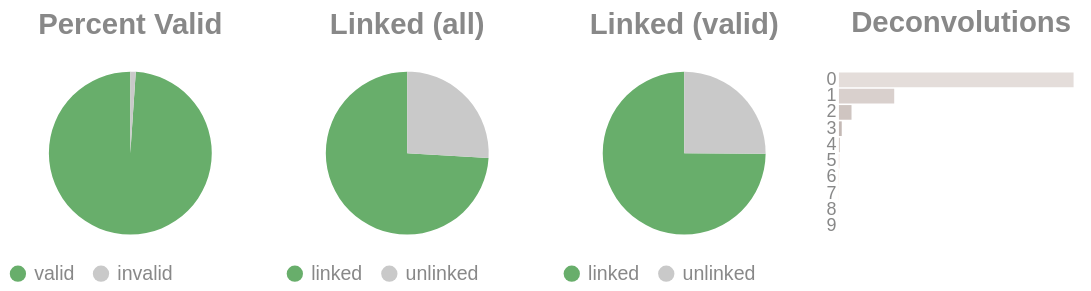

Source (notebook cell):
### Code cell
if SKIPLR:
    pass
else:
    clash = Counter()
    for i in valids['molecule'].to_list():
        _mol = i.split("-")
        if len(_mol) == 1:
            clash.update('0')
        else:
            clash.update(_mol[-1])

    _d = {"deconvolutions": [], 'count': []}
    for k,v in clash.items():
        _d['deconvolutions'].append(k)
        _d['count'].append(v)

    tot_valid = valids['reads'].sum()
    mask = valids['reads'] >= 2
    n_linked_reads = valids.filter(mask)['reads'].sum()
    if n_linked_reads == 0:
        print_html("No linked molecules (>=2 reads) were detected; skipping linked-only distributions.")
        SKIPLR = True
    else:
        perc_valid = round(tot_valid / n_reads, 4)
        linked_perc_abs = round(n_linked_reads / n_reads, 4)
        linked_perc = round(n_linked_reads / tot_valid, 4)

    _valid = pl.DataFrame({"valids": ['valid', 'invalid'], "count": [tot_valid, n_reads - tot_valid]})
    _linked_abs = pl.DataFrame({"linked (absolute)": ['linked', 'unlinked'], "count": [n_linked_reads, n_reads - n_linked_reads]})
    _linked_rel = pl.DataFrame({"linked (valids)": ['linked', 'unlinked'], "count": [n_linked_reads, tot_valid - n_linked_reads]})

    (
        alt.hconcat(
            piechart(_valid, goodval = 'valid', title = "Percent Valid"),
            piechart(_linked_abs, goodval = "linked", title =  "Linked (all)"),
            piechart(_linked_rel, goodval = "linked", title =  "Linked (valid)"),
            convolutionbar(pl.DataFrame(_d), title = "Deconvolutions"),
            center = True,
            bounds = 'flush'
        )
        .resolve_scale(color='independent')
        .resolve_legend('independent')
        .properties(usermeta={'embedOptions': {"actions": False}})
    ).display()

### Figure 1 — Vega-Lite specification as saved in the notebook (floating-point values rounded to 4 significant figures)
{"width": "container", "height": 400, "config": {"title": {"anchor": "start", "dy": -15, "fontSize": 18, "color": "#888888", "subtitleColor": "#888888", "subtitleFontSize": 14}, "arc": {"fill": "#0072B2"}, "axis": {"domainColor": "#888888", "domainWidth": 0.5, "gridWidth": 0.2, "grid": false, "titleFontWeight": 400, "titleFontSize": 15, "labelFontSize": 11, "labelColor": "#888888", "tickColor": "#888888", "tickWidth": 0.2, "titleColor": "#888888"}, "axisBand": {"grid": false}, "axisX": {"grid": true, "tickSize": 10, "domainCap": "round"}, "axisY": {"domain": false, "grid": true, "tickSize": 0, "domainCap": "round"}, "background": "transparent", "header": {"labelFontSize": 15, "labelColor": "#888888", "titleFontSize": 15, "titleFontWeight": 600, "titleColor": "#888888"}, "legend": {"labelFont": "sans-serif", "labelFontSize": 12, "labelColor": "#888888", "symbolSize": 100, "symbolType": "circle", "titleFontSize": 12, "titlePadding": 10, "titleColor": "#888888", "title": null}, "range": {"category": ["#E69F00", "#56B4E9", "#009E73", "#F0E442", "#0072B2", "#D55E00", "#CC79A7", "#000000"], "diverging": ["#cfe8f3", "#a2d4ec", "#73bfe2", "#46abdb", "#1696d2", "#12719e"]}, "area": {"fill": "#0072B2", "fillOpacity": 0.7, "line": true, "strokeOpacity": 0.7}, "line": {"color": "#0072B2", "stroke": "#0072B2", "strokeWidth": 2}, "trail": {"color": "#0072B2", "stroke": "#0072B2", "strokeWidth": 0, "size": 1}, "point": {"filled": true, "fillOpacity": 1.0, "size": 95}, "text": {"color": "#888888", "fontSize": 11, "align": "right", "fontWeight": 400, "size": 11}, "bar": {"fill": "#0072B2", "stroke": null}, "view": {"stroke": null, "continuousWidth": 660, "continuousHeight": 400}}, "hconcat": [{"data": {"name": "data-de02bcf7f611d7c126034425154d36c4"}, "mark": {"type": "arc"}, "encoding": {"color": {"field": "valids", "legend": {"orient": "bottom", "title": null}, "scale": {"domain": ["valid", "invalid"], "range": ["#68ae6b", "#C9C9C9"]}, "title": "Valids", "type": "nominal"}, "theta": {"field": "count", "type": "quantitative"}, "tooltip": [{"field": "valids", "title": "Valids", "type": "ordinal"}, {"field": "percent", "format": ".2%", "title": "Percent", "type": "quantitative"}, {"field": "count", "title": "Count", "type": "quantitative"}]}, "height": 100, "title": {"text": "Percent Valid", "align": "center", "anchor": "middle"}, "transform": [{"calculate": "datum.count / 2802177", "as": "percent"}], "width": 150}, {"data": {"name": "data-6fa3f2ce92454c62d30debaccbe812a1"}, "mark": {"type": "arc"}, "encoding": {"color": {"field": "linked (absolute)", "legend": {"orient": "bottom", "title": null}, "scale": {"domain": ["linked", "unlinked"], "range": ["#68ae6b", "#C9C9C9"]}, "title": "Linked (Absolute)", "type": "nominal"}, "theta": {"field": "count", "type": "quantitative"}, "tooltip": [{"field": "linked (absolute)", "title": "Linked (Absolute)", "type": "ordinal"}, {"field": "percent", "format": ".2%", "title": "Percent", "type": "quantitative"}, {"field": "count", "title": "Count", "type": "quantitative"}]}, "height": 100, "title": {"text": "Linked (all)", "align": "center", "anchor": "middle"}, "transform": [{"calculate": "datum.count / 2802177", "as": "percent"}], "width": 150}, {"data": {"name": "data-5c7209f27f75eea9bf807213e1590437"}, "mark": {"type": "arc"}, "encoding": {"color": {"field": "linked (valids)", "legend": {"orient": "bottom", "title": null}, "scale": {"domain": ["linked", "unlinked"], "range": ["#68ae6b", "#C9C9C9"]}, "title": "Linked (Valids)", "type": "nominal"}, "theta": {"field": "count", "type": "quantitative"}, "tooltip": [{"field": "linked (valids)", "title": "Linked (Valids)", "type": "ordinal"}, {"field": "percent", "format": ".2%", "title": "Percent", "type": "quantitative"}, {"field": "count", "title": "Count", "type": "quantitative"}]}, "height": 100, "title": {"text": "Linked (valid)", "align": "center", "anchor": "middle"}, "transform": [{"calculate": "datum.count / 2772230", "as": "percent"}], "width": 150}, {"data": {"name": "data-da189a4116e6750b2b16c8cc911382da"}, "mark": {"type": "bar"}, "encoding": {"color": {"field": "deconvolutions", "legend": null, "scale": {"scheme": "lightgreyred"}, "type": "nominal"}, "tooltip": [{"field": "deconvolutions", "title": "Deconvolutions", "type": "ordinal"}, {"field": "percent", "format": ".2%", "title": "Percent", "type": "quantitative"}, {"field": "count", "title": "Count", "type": "quantitative"}], "x": {"axis": null, "field": "count", "type": "quantitative"}, "y": {"field": "deconvolutions", "sort": "ascending", "title": null, "type": "nominal"}}, "height": 100, "title": {"text": "Deconvolutions", "align": "center", "anchor": "middle"}, "transform": [{"calculate": "datum.count / 1253288", "as": "percent"}], "width": 150}], "bounds": "flush", "center": true, "resolve": {"legend": {"angle": "independent"}, "scale": {"color": "independent"}}, "usermeta": {"embedOptions": {"actions": false}}, "$schema": "https://vega.github.io/schema/vega-lite/v6.4.1.json", "datasets": {"data-de02bcf7f611d7c126034425154d36c4": [{"valids": "valid", "count": 2772230}, {"valids": "invalid", "count": 29947}], "data-6fa3f2ce92454c62d30debaccbe812a1": [{"linked (absolute)": "linked", "count": 2075399}, {"linked (absolute)": "unlinked", "count": 726778}], "data-5c7209f27f75eea9bf807213e1590437": [{"linked (valids)": "linked", "count": 2075399}, {"linked (valids)": "unlinked", "count": 696831}], "data-da189a4116e6750b2b16c8cc911382da": [{"deconvolutions": "0", "count": 960267}, {"deconvolutions": "1", "count": 226211}, {"deconvolutions": "2", "count": 51465}, {"deconvolutions": "3", "count": 11507}, {"deconvolutions": "4", "count": 2733}, {"deconvolutions": "5", "count": 736}, {"deconvolutions": "6", "count": 225}, {"deconvolutions": "7", "count": 85}, {"deconvolutions": "8", "count": 39}, {"deconvolutions": "9", "count": 20}]}}
